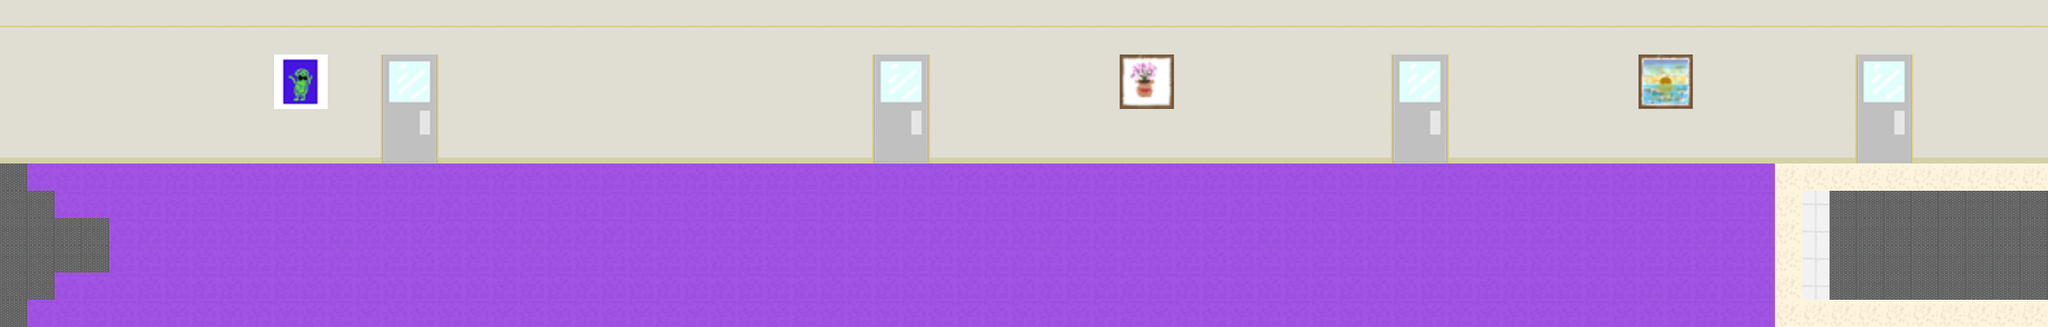

A level layout from a 2D game, rendered from its tile map. Below: a short description, then the map file with tile-grid data replaced by summaries:
An orthogonal 75x12 tile map with 32x32 px tiles, 2 tile layers (Tile Layer 1, Tile Layer 2), 4 tilesets and 71 objects.

<map version="1.0" orientation="orthogonal" renderorder="right-down" width="75" height="12" tilewidth="32" tileheight="32" nextobjectid="80">
 <tileset firstgid="1" name="combined tiles" tilewidth="32" tileheight="32" tilecount="784" columns="28">
  <image source="combined tiles.png" width="900" height="900" />
 </tileset>
 <tileset firstgid="785" name="combined extra" tilewidth="32" tileheight="32" tilecount="1419" columns="43">
  <image source="combined extra.png" width="1388" height="1082" />
 </tileset>
 <tileset firstgid="2204" name="vetTile" tilewidth="32" tileheight="32" tilecount="1" columns="1">
  <image source="vetTile.png" width="32" height="32" />
 </tileset>
 <tileset firstgid="2205" name="combined walls" tilewidth="32" tileheight="32" tilecount="16" columns="4">
  <image source="combined walls.png" width="128" height="128" />
 </tileset>
 <layer name="Tile Layer 1" width="75" height="12">
  <data>[900 cells, 900 non-empty, 26 distinct tile ids]</data>
 </layer>
 <layer name="Tile Layer 2" width="75" height="12">
  <data>[900 cells, 107 non-empty, 1 distinct tile ids]</data>
 </layer>
 <objectgroup color="#55ff00" name="animals">
  <object id="1" x="1528" y="272">
   <ellipse />
  </object>
  <object id="2" x="1800" y="280">
   <ellipse />
  </object>
  <object id="3" x="1176" y="280">
   <ellipse />
  </object>
  <object id="4" x="1344" y="312">
   <ellipse />
  </object>
  <object id="5" x="928" y="256">
   <ellipse />
  </object>
  <object id="6" x="824" y="328">
   <ellipse />
  </object>
  <object id="7" x="696" y="272">
   <ellipse />
  </object>
  <object id="8" x="1992" y="248">
   <ellipse />
  </object>
  <object id="65" x="2080" y="288">
   <ellipse />
  </object>
  <object id="66" x="2184" y="208">
   <ellipse />
  </object>
  <object id="67" x="2312" y="320">
   <ellipse />
  </object>
  <object id="68" x="2216" y="344">
   <ellipse />
  </object>
  <object id="69" x="2120" y="344">
   <ellipse />
  </object>
 </objectgroup>
 <objectgroup name="streetbound">
  <object id="21" x="8" y="184">
   <polyline points="0,0 2392,0 2392,208 -8,208 -8,8" />
  </object>
 </objectgroup>
 <objectgroup color="#ff0000" name="fire">
  <object id="9" x="544" y="248">
   <ellipse />
  </object>
  <object id="10" x="472" y="328">
   <ellipse />
  </object>
  <object id="11" x="752" y="344">
   <ellipse />
  </object>
  <object id="12" x="832" y="240">
   <ellipse />
  </object>
  <object id="13" x="984" y="232">
   <ellipse />
  </object>
  <object id="14" x="1312" y="256">
   <ellipse />
  </object>
  <object id="15" x="1480" y="352">
   <ellipse />
  </object>
  <object id="16" x="1216" y="344">
   <ellipse />
  </object>
  <object id="17" x="1696" y="296">
   <ellipse />
  </object>
  <object id="18" x="1968" y="328">
   <ellipse />
  </object>
  <object id="19" x="1824" y="248">
   <ellipse />
  </object>
  <object id="22" x="1424" y="296">
   <ellipse />
  </object>
  <object id="23" x="1656" y="232">
   <ellipse />
  </object>
  <object id="24" x="1648" y="344">
   <ellipse />
  </object>
  <object id="25" x="1624" y="336">
   <ellipse />
  </object>
  <object id="26" x="1624" y="280">
   <ellipse />
  </object>
  <object id="27" x="1632" y="208">
   <ellipse />
  </object>
  <object id="28" x="1528" y="208">
   <ellipse />
  </object>
  <object id="29" x="1480" y="224">
   <ellipse />
  </object>
  <object id="30" x="1416" y="240">
   <ellipse />
  </object>
  <object id="31" x="1272" y="328">
   <ellipse />
  </object>
  <object id="32" x="1408" y="344">
   <ellipse />
  </object>
  <object id="33" x="1112" y="224">
   <ellipse />
  </object>
  <object id="37" x="1104" y="240">
   <ellipse />
  </object>
  <object id="40" x="1096" y="312">
   <ellipse />
  </object>
  <object id="41" x="1016" y="336">
   <ellipse />
  </object>
  <object id="42" x="1152" y="336">
   <ellipse />
  </object>
  <object id="43" x="1872" y="344">
   <ellipse />
  </object>
  <object id="44" x="1888" y="216">
   <ellipse />
  </object>
  <object id="45" x="2048" y="336">
   <ellipse />
  </object>
  <object id="46" x="2008" y="336">
   <ellipse />
  </object>
  <object id="47" x="1952" y="296">
   <ellipse />
  </object>
  <object id="48" x="1912" y="280">
   <ellipse />
  </object>
  <object id="50" x="896" y="344">
   <ellipse />
  </object>
  <object id="53" x="952" y="352">
   <ellipse />
  </object>
  <object id="54" x="584" y="296">
   <ellipse />
  </object>
  <object id="55" x="536" y="296">
   <ellipse />
  </object>
  <object id="56" x="592" y="232">
   <ellipse />
  </object>
  <object id="57" x="1096" y="272">
   <ellipse />
  </object>
  <object id="58" x="1080" y="216" width="8">
   <ellipse />
  </object>
  <object id="59" x="1104" y="200">
   <ellipse />
  </object>
  <object id="60" x="1048" y="224">
   <ellipse />
  </object>
  <object id="61" x="1040" y="296">
   <ellipse />
  </object>
  <object id="62" x="1856" y="336">
   <ellipse />
  </object>
  <object id="63" x="1872" y="312">
   <ellipse />
  </object>
  <object id="64" x="1896" y="344">
   <ellipse />
  </object>
  <object id="70" x="1736" y="352">
   <ellipse />
  </object>
  <object id="71" x="1720" y="272">
   <ellipse />
  </object>
  <object id="72" x="1696" y="216">
   <ellipse />
  </object>
  <object id="73" x="1680" y="264">
   <ellipse />
  </object>
  <object id="74" x="1680" y="336">
   <ellipse />
  </object>
  <object id="75" x="1760" y="312">
   <ellipse />
  </object>
  <object id="76" x="1504" y="344">
   <ellipse />
  </object>
  <object id="77" x="1552" y="320">
   <ellipse />
  </object>
  <object id="78" x="1584" y="304">
   <ellipse />
  </object>
  <object id="79" x="1608" y="224">
   <ellipse />
  </object>
 </objectgroup>
 <objectgroup color="#5500ff" name="end">
  <object id="20" x="2312" y="280">
   <ellipse />
  </object>
 </objectgroup>
</map>
